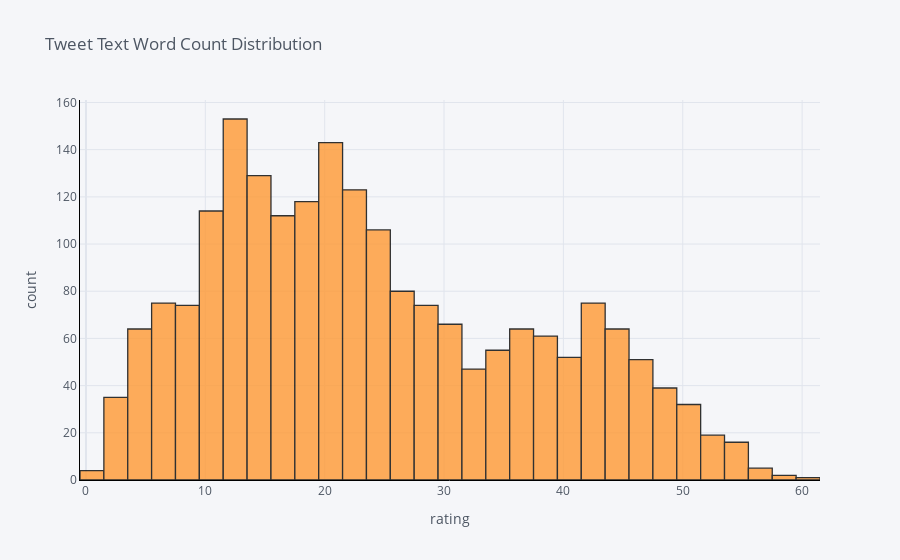

Write notebook code for a chart like this one.
### Code cell
# Distribution of word counts in tweets
df['word_count'].iplot(
    kind='hist',
    xTitle='rating',
    linecolor='black',
    yTitle='count',
    title='Tweet Text Word Count Distribution')

### Figure 1 — Plotly figure (JSON) as saved in the notebook; plotly's stock layout.template omitted (floating-point values rounded to 4 significant figures; data arrays with more than 128 entries replaced by an {"elided": "..."} marker saying what was removed)
{"data": [{"histfunc": "count", "histnorm": "", "marker": {"color": "rgba(255, 153, 51, 1.0)", "line": {"color": "#000000", "width": 1.3}}, "name": "word_count", "opacity": 0.8, "orientation": "v", "type": "histogram", "x": {"elided": "2053 int values"}}], "layout": {"barmode": "overlay", "legend": {"bgcolor": "#F5F6F9", "font": {"color": "#4D5663"}}, "paper_bgcolor": "#F5F6F9", "plot_bgcolor": "#F5F6F9", "title": {"font": {"color": "#4D5663"}, "text": "Tweet Text Word Count Distribution"}, "xaxis": {"gridcolor": "#E1E5ED", "linecolor": "black", "showgrid": true, "tickfont": {"color": "#4D5663"}, "title": {"font": {"color": "#4D5663"}, "text": "rating"}, "zerolinecolor": "#E1E5ED"}, "yaxis": {"gridcolor": "#E1E5ED", "linecolor": "black", "showgrid": true, "tickfont": {"color": "#4D5663"}, "title": {"font": {"color": "#4D5663"}, "text": "count"}, "zerolinecolor": "#E1E5ED"}}}
